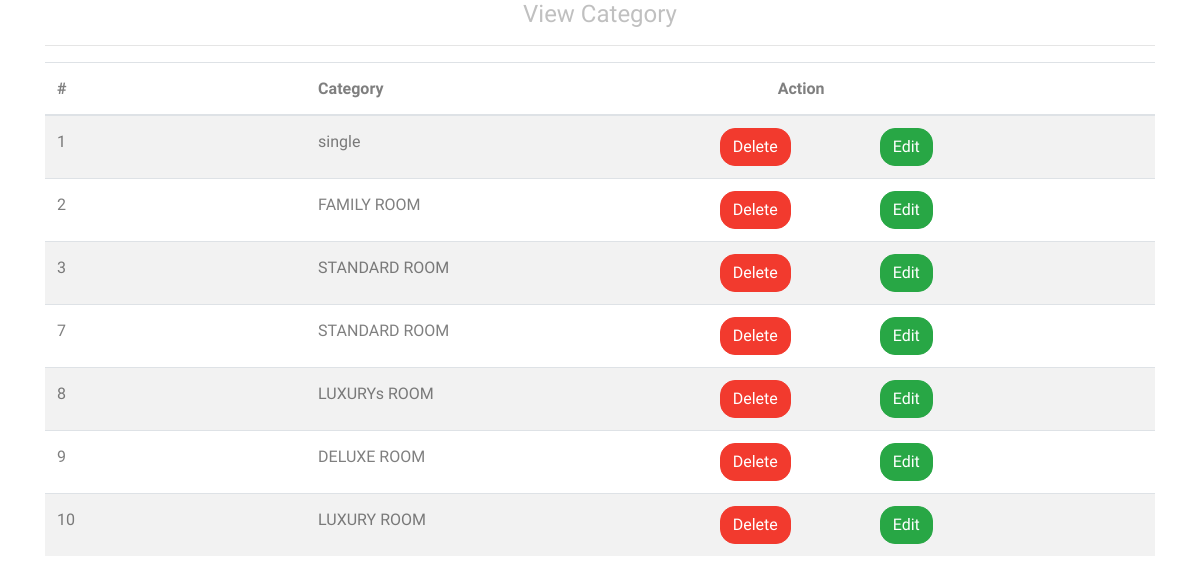
The page /showcategory.php on the database its author committed.
### tables this page shows
CREATE TABLE `category` (
  `category_id` int(11) NOT NULL,
  `categoryname` varchar(50) NOT NULL
);

### classes/connection.php (called while the page is built, shortened)
<?php
class Database{
 public function __construct(){
 	$this->username='root';
 	$this->host='localhost';
 	$this->password='';
 	$this->dbname='hotal';
 	$this->db=new PDO("mysql:host=$this->host;dbname=$this->dbname",$this->username,$this->password);
 }
}

### classes/categoryclass.php (called while the page is built, shortened)
<?php
include('connection.php');
class Category extends Database
{
	public function gellAllcategoryData(){
        $sql=" SELECT *FROM category";
		$query=$this->db->prepare($sql);
		$query->execute();
		$result=$query->fetchALL(PDO::FETCH_ASSOC);
 			return $result;
	}
}
?>

### showcategory.php (the view, shortened to what this page needs)
<?php
include('classes/categoryclass.php');
$obj=new Category;
$category=$obj->gellAllcategoryData();
?>
<!DOCTYPE html>
<html lang="en">
  <head>
    <link rel="stylesheet" href="fonts/icomoon/style.css">
    <link rel="stylesheet" href="css/bootstrap.min.css">
    <link rel="stylesheet" href="css/magnific-popup.css">
    <link rel="stylesheet" href="css/jquery-ui.css">
    <link rel="stylesheet" href="css/owl.carousel.min.css">
    <link rel="stylesheet" href="css/owl.theme.default.min.css">
    <link rel="stylesheet" href="css/bootstrap-datepicker.css">
    <link rel="stylesheet" href="css/animate.css">
    <link rel="stylesheet" href="https://cdn.jsdelivr.net/npm/mediaelement@4.2.7/build/mediaelementplayer.min.css">
    <link rel="stylesheet" href="fonts/flaticon/font/flaticon.css">
    <link rel="stylesheet" href="css/aos.css">
    <link rel="stylesheet" href="css/style.css">
  </head>
  <body>
    <div class="container">
      <div class="row">
<div class="col-md-12">
              <center>    <h4 style="color: #c0c0c0">View Category</h4></center>
              <hr>
        <table class="table table-striped">
          <thead>
            <tr>
              <th>#</th>
              <th  style="padding-left: 220px">Category</th>
              <th colspan="2" style="padding-left: 220px">Action</th>
            </tr>
          </thead>
          <tbody>
            <?php foreach ($category as  $categorys):?>
            <tr>
              <td><?php echo $categorys['category_id'];?></td>
              <td style="padding-left: 220px"><?php   echo $categorys['categoryname'];?></td>
              <td><a style="border-radius: 15px;margin-left: 150px" class="btn btn-danger"  id="delete" href="showcategory.php?delid=<?php echo $categorys['category_id' ];?>">Delete</a></td>
              <td><a style="border-radius: 15px; margin-right: 150px" class="btn btn-success"  id="delete" href="editcategory.php?editid=<?php echo $categorys['category_id'];?>">Edit</a></td>
            </tr>
          <?php endforeach?>
          </tbody>
        </table>
      </div>
      </div>
    </div>
  </body>
</html>

### css/style.css (style rules this page uses)
body { line-height: 1.7; color: rgba(0, 0, 0, 0.5); font-weight: 400; font-size: 1rem; font-family: "Work Sans", -apple-system, BlinkMacSystemFont, "Segoe UI", Roboto, "Helvetica Neue", Arial, sans-serif, "Apple Color Emoji", "Segoe UI Emoji", "Segoe UI Symbol", "Noto Color Emoji"; }
h1, h2, h3, h4, h5, .h1, .h2, .h3, .h4, .h5 { color: #000; }
a { -webkit-transition: .3s all ease; -o-transition: .3s all ease; transition: .3s all ease; }
.btn { position: relative; top: 0; }

### rows shown on the page
category: category_id "1", categoryname "single"
category: category_id "2", categoryname "FAMILY ROOM"
category: category_id "3", categoryname "STANDARD ROOM"
category: category_id "7", categoryname "STANDARD ROOM"
category: category_id "8", categoryname "LUXURYs ROOM"
category: category_id "9", categoryname "DELUXE ROOM"
category: category_id "10", categoryname "LUXURY ROOM"
